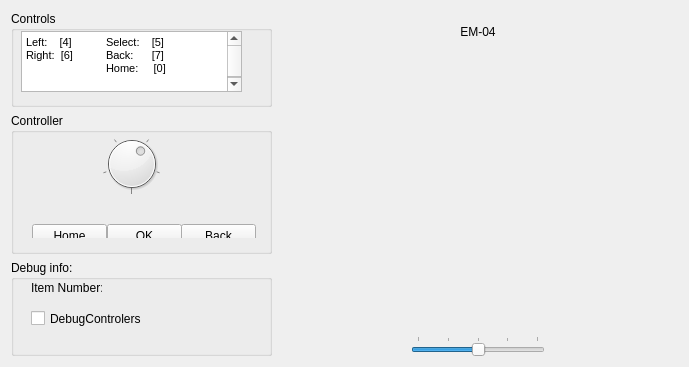
<?xml version="1.0" encoding="UTF-8"?>
<ui version="4.0">
 <class>MenuDialog</class>
 <widget class="QDialog" name="MenuDialog">
  <property name="enabled">
   <bool>true</bool>
  </property>
  <property name="geometry">
   <rect>
    <x>0</x>
    <y>0</y>
    <width>689</width>
    <height>367</height>
   </rect>
  </property>
  <property name="windowTitle">
   <string>MenuDialog</string>
  </property>
  <layout class="QGridLayout" name="gridLayout_2">
   <item row="0" column="0">
    <layout class="QVBoxLayout" name="verticalLayout"/>
   </item>
   <item row="1" column="1">
    <layout class="QVBoxLayout" name="verticalLayout_3">
     <item>
      <widget class="QGroupBox" name="groupBox_2">
       <property name="minimumSize">
        <size>
         <width>251</width>
         <height>91</height>
        </size>
       </property>
       <property name="title">
        <string>Controls</string>
       </property>
       <widget class="QTextBrowser" name="textBrowser">
        <property name="enabled">
         <bool>true</bool>
        </property>
        <property name="geometry">
         <rect>
          <x>10</x>
          <y>20</y>
          <width>221</width>
          <height>61</height>
         </rect>
        </property>
        <property name="minimumSize">
         <size>
          <width>221</width>
          <height>61</height>
         </size>
        </property>
        <property name="focusPolicy">
         <enum>Qt::NoFocus</enum>
        </property>
        <property name="acceptDrops">
         <bool>false</bool>
        </property>
        <property name="html">
         <string>&lt;!DOCTYPE HTML PUBLIC &quot;-//W3C//DTD HTML 4.0//EN&quot; &quot;http://www.w3.org/TR/REC-html40/strict.dtd&quot;&gt;
&lt;html&gt;&lt;head&gt;&lt;meta name=&quot;qrichtext&quot; content=&quot;1&quot; /&gt;&lt;style type=&quot;text/css&quot;&gt;
p, li { white-space: pre-wrap; }
&lt;/style&gt;&lt;/head&gt;&lt;body style=&quot; font-family:'MS Shell Dlg 2'; font-size:8.25pt; font-weight:400; font-style:normal;&quot;&gt;
&lt;p style=&quot; margin-top:0px; margin-bottom:0px; margin-left:0px; margin-right:0px; -qt-block-indent:0; text-indent:0px;&quot;&gt;Left:    [4]	Select:    [5]&lt;/p&gt;
&lt;p style=&quot; margin-top:0px; margin-bottom:0px; margin-left:0px; margin-right:0px; -qt-block-indent:0; text-indent:0px;&quot;&gt;Right:  [6]	Back:      [7]&lt;/p&gt;
&lt;p style=&quot; margin-top:0px; margin-bottom:0px; margin-left:0px; margin-right:0px; -qt-block-indent:0; text-indent:0px;&quot;&gt;	Home:     [0]&lt;/p&gt;
&lt;p style=&quot;-qt-paragraph-type:empty; margin-top:0px; margin-bottom:0px; margin-left:0px; margin-right:0px; -qt-block-indent:0; text-indent:0px;&quot;&gt;&lt;br /&gt;&lt;/p&gt;&lt;/body&gt;&lt;/html&gt;</string>
        </property>
       </widget>
      </widget>
     </item>
     <item>
      <widget class="QGroupBox" name="controllerBox">
       <property name="minimumSize">
        <size>
         <width>261</width>
         <height>141</height>
        </size>
       </property>
       <property name="title">
        <string>Controller</string>
       </property>
       <widget class="QDial" name="controlDial">
        <property name="geometry">
         <rect>
          <x>90</x>
          <y>20</y>
          <width>61</width>
          <height>61</height>
         </rect>
        </property>
        <property name="minimumSize">
         <size>
          <width>61</width>
          <height>61</height>
         </size>
        </property>
        <property name="focusPolicy">
         <enum>Qt::NoFocus</enum>
        </property>
        <property name="minimum">
         <number>2</number>
        </property>
        <property name="maximum">
         <number>7</number>
        </property>
        <property name="value">
         <number>2</number>
        </property>
        <property name="sliderPosition">
         <number>2</number>
        </property>
        <property name="tracking">
         <bool>true</bool>
        </property>
        <property name="invertedAppearance">
         <bool>true</bool>
        </property>
        <property name="invertedControls">
         <bool>true</bool>
        </property>
        <property name="wrapping">
         <bool>true</bool>
        </property>
        <property name="notchesVisible">
         <bool>true</bool>
        </property>
       </widget>
       <widget class="QWidget" name="layoutWidget">
        <property name="geometry">
         <rect>
          <x>10</x>
          <y>100</y>
          <width>239</width>
          <height>25</height>
         </rect>
        </property>
        <property name="minimumSize">
         <size>
          <width>239</width>
          <height>25</height>
         </size>
        </property>
        <layout class="QHBoxLayout" name="horizontalLayout">
         <item>
          <widget class="QPushButton" name="homeButton">
           <property name="minimumSize">
            <size>
             <width>75</width>
             <height>23</height>
            </size>
           </property>
           <property name="focusPolicy">
            <enum>Qt::NoFocus</enum>
           </property>
           <property name="text">
            <string>&amp;Home</string>
           </property>
          </widget>
         </item>
         <item>
          <widget class="QPushButton" name="okButton">
           <property name="minimumSize">
            <size>
             <width>75</width>
             <height>23</height>
            </size>
           </property>
           <property name="focusPolicy">
            <enum>Qt::NoFocus</enum>
           </property>
           <property name="text">
            <string>&amp;OK</string>
           </property>
          </widget>
         </item>
         <item>
          <widget class="QPushButton" name="backButton">
           <property name="minimumSize">
            <size>
             <width>75</width>
             <height>23</height>
            </size>
           </property>
           <property name="focusPolicy">
            <enum>Qt::NoFocus</enum>
           </property>
           <property name="text">
            <string>&amp;Back</string>
           </property>
          </widget>
         </item>
        </layout>
       </widget>
      </widget>
     </item>
     <item>
      <widget class="QGroupBox" name="groupBox">
       <property name="minimumSize">
        <size>
         <width>261</width>
         <height>81</height>
        </size>
       </property>
       <property name="title">
        <string>Debug info:</string>
       </property>
       <widget class="QLabel" name="label_2">
        <property name="geometry">
         <rect>
          <x>20</x>
          <y>20</y>
          <width>71</width>
          <height>16</height>
         </rect>
        </property>
        <property name="minimumSize">
         <size>
          <width>71</width>
          <height>16</height>
         </size>
        </property>
        <property name="text">
         <string>Item Number:</string>
        </property>
       </widget>
       <widget class="QLabel" name="label_3">
        <property name="geometry">
         <rect>
          <x>90</x>
          <y>20</y>
          <width>51</width>
          <height>16</height>
         </rect>
        </property>
        <property name="minimumSize">
         <size>
          <width>51</width>
          <height>16</height>
         </size>
        </property>
        <property name="text">
         <string/>
        </property>
       </widget>
       <widget class="QCheckBox" name="debugCheckBox">
        <property name="geometry">
         <rect>
          <x>20</x>
          <y>50</y>
          <width>121</width>
          <height>17</height>
         </rect>
        </property>
        <property name="minimumSize">
         <size>
          <width>121</width>
          <height>17</height>
         </size>
        </property>
        <property name="focusPolicy">
         <enum>Qt::NoFocus</enum>
        </property>
        <property name="text">
         <string>DebugControlers</string>
        </property>
       </widget>
      </widget>
     </item>
    </layout>
   </item>
   <item row="1" column="2">
    <layout class="QVBoxLayout" name="verticalLayout_2">
     <item>
      <widget class="StackSlide" name="stackSlide">
       <property name="lineWidth">
        <number>7</number>
       </property>
       <property name="currentIndex">
        <number>2</number>
       </property>
       <property name="menuPage">
        <number>2</number>
       </property>
       <property name="wrap">
        <bool>false</bool>
       </property>
       <widget class="QWidget" name="page">
        <widget class="CustomClock" name="customClock">
         <property name="geometry">
          <rect>
           <x>50</x>
           <y>80</y>
           <width>100</width>
           <height>100</height>
          </rect>
         </property>
        </widget>
        <widget class="QProgressBar" name="progressBar">
         <property name="geometry">
          <rect>
           <x>50</x>
           <y>250</y>
           <width>161</width>
           <height>20</height>
          </rect>
         </property>
         <property name="value">
          <number>24</number>
         </property>
        </widget>
        <widget class="QLCDNumber" name="lcdNumber">
         <property name="geometry">
          <rect>
           <x>30</x>
           <y>30</y>
           <width>64</width>
           <height>23</height>
          </rect>
         </property>
        </widget>
        <widget class="QLabel" name="label">
         <property name="geometry">
          <rect>
           <x>150</x>
           <y>30</y>
           <width>81</width>
           <height>21</height>
          </rect>
         </property>
         <property name="text">
          <string>Test Text</string>
         </property>
        </widget>
        <widget class="QPushButton" name="pushButton_13">
         <property name="geometry">
          <rect>
           <x>30</x>
           <y>200</y>
           <width>75</width>
           <height>23</height>
          </rect>
         </property>
         <property name="text">
          <string>PushButton</string>
         </property>
        </widget>
        <widget class="QPushButton" name="pushButton_14">
         <property name="geometry">
          <rect>
           <x>120</x>
           <y>200</y>
           <width>75</width>
           <height>23</height>
          </rect>
         </property>
         <property name="text">
          <string>PushButton</string>
         </property>
        </widget>
       </widget>
       <widget class="QWidget" name="leftPage">
        <widget class="QPushButton" name="quitButton">
         <property name="geometry">
          <rect>
           <x>120</x>
           <y>40</y>
           <width>70</width>
           <height>23</height>
          </rect>
         </property>
         <property name="text">
          <string>Quit</string>
         </property>
        </widget>
        <widget class="QPushButton" name="pushButton_2">
         <property name="geometry">
          <rect>
           <x>90</x>
           <y>80</y>
           <width>75</width>
           <height>23</height>
          </rect>
         </property>
         <property name="text">
          <string>PushButton</string>
         </property>
        </widget>
        <widget class="QPushButton" name="pushButton_3">
         <property name="geometry">
          <rect>
           <x>80</x>
           <y>120</y>
           <width>75</width>
           <height>23</height>
          </rect>
         </property>
         <property name="text">
          <string>PushButton</string>
         </property>
        </widget>
        <widget class="QPushButton" name="pushButton_4">
         <property name="geometry">
          <rect>
           <x>80</x>
           <y>160</y>
           <width>75</width>
           <height>23</height>
          </rect>
         </property>
         <property name="text">
          <string>PushButton</string>
         </property>
        </widget>
        <widget class="QPushButton" name="pushButton_5">
         <property name="geometry">
          <rect>
           <x>90</x>
           <y>200</y>
           <width>75</width>
           <height>23</height>
          </rect>
         </property>
         <property name="text">
          <string>PushButton</string>
         </property>
        </widget>
        <widget class="QPushButton" name="pushButton_6">
         <property name="geometry">
          <rect>
           <x>120</x>
           <y>240</y>
           <width>75</width>
           <height>23</height>
          </rect>
         </property>
         <property name="text">
          <string>PushButton</string>
         </property>
        </widget>
       </widget>
       <widget class="QWidget" name="midPage">
        <layout class="QGridLayout" name="gridLayout">
         <item row="1" column="0">
          <widget class="QtPieMenu" name="qtPieMenu_2">
           <property name="minimumSize">
            <size>
             <width>251</width>
             <height>261</height>
            </size>
           </property>
           <property name="focusPolicy">
            <enum>Qt::ClickFocus</enum>
           </property>
           <property name="selection">
            <number>2</number>
           </property>
          </widget>
         </item>
         <item row="0" column="0">
          <widget class="QLabel" name="selectionLabel">
           <property name="maximumSize">
            <size>
             <width>16777215</width>
             <height>19</height>
            </size>
           </property>
           <property name="text">
            <string>EM-04</string>
           </property>
           <property name="alignment">
            <set>Qt::AlignCenter</set>
           </property>
          </widget>
         </item>
        </layout>
       </widget>
       <widget class="QWidget" name="rightPage">
        <widget class="QPushButton" name="pushButton_12">
         <property name="geometry">
          <rect>
           <x>110</x>
           <y>240</y>
           <width>75</width>
           <height>23</height>
          </rect>
         </property>
         <property name="text">
          <string>PushButton</string>
         </property>
        </widget>
        <widget class="QPushButton" name="pushButton_9">
         <property name="geometry">
          <rect>
           <x>150</x>
           <y>60</y>
           <width>75</width>
           <height>23</height>
          </rect>
         </property>
         <property name="text">
          <string>PushButton</string>
         </property>
        </widget>
        <widget class="QPushButton" name="pushButton_7">
         <property name="geometry">
          <rect>
           <x>110</x>
           <y>30</y>
           <width>70</width>
           <height>23</height>
          </rect>
         </property>
         <property name="text">
          <string>PushButton</string>
         </property>
        </widget>
        <widget class="QPushButton" name="pushButton_10">
         <property name="geometry">
          <rect>
           <x>180</x>
           <y>140</y>
           <width>75</width>
           <height>23</height>
          </rect>
         </property>
         <property name="text">
          <string>PushButton</string>
         </property>
        </widget>
        <widget class="QPushButton" name="pushButton_8">
         <property name="geometry">
          <rect>
           <x>160</x>
           <y>190</y>
           <width>75</width>
           <height>23</height>
          </rect>
         </property>
         <property name="text">
          <string>PushButton</string>
         </property>
        </widget>
        <widget class="QPushButton" name="pushButton_11">
         <property name="geometry">
          <rect>
           <x>180</x>
           <y>100</y>
           <width>75</width>
           <height>23</height>
          </rect>
         </property>
         <property name="text">
          <string>PushButton</string>
         </property>
        </widget>
       </widget>
       <widget class="QWidget" name="page_2">
        <widget class="QDial" name="bassDial">
         <property name="geometry">
          <rect>
           <x>110</x>
           <y>20</y>
           <width>50</width>
           <height>64</height>
          </rect>
         </property>
         <property name="maximum">
          <number>10</number>
         </property>
         <property name="notchTarget">
          <double>17.000000000000000</double>
         </property>
         <property name="notchesVisible">
          <bool>false</bool>
         </property>
        </widget>
        <widget class="QDial" name="trebDial">
         <property name="geometry">
          <rect>
           <x>110</x>
           <y>220</y>
           <width>50</width>
           <height>64</height>
          </rect>
         </property>
         <property name="maximum">
          <number>10</number>
         </property>
         <property name="notchTarget">
          <double>17.000000000000000</double>
         </property>
         <property name="notchesVisible">
          <bool>false</bool>
         </property>
        </widget>
        <widget class="QDial" name="volumeDial">
         <property name="geometry">
          <rect>
           <x>180</x>
           <y>90</y>
           <width>111</width>
           <height>111</height>
          </rect>
         </property>
         <property name="maximum">
          <number>50</number>
         </property>
         <property name="value">
          <number>10</number>
         </property>
         <property name="notchTarget">
          <double>0.750000000000000</double>
         </property>
         <property name="notchesVisible">
          <bool>false</bool>
         </property>
        </widget>
        <widget class="QLabel" name="label_4">
         <property name="geometry">
          <rect>
           <x>170</x>
           <y>40</y>
           <width>47</width>
           <height>13</height>
          </rect>
         </property>
         <property name="text">
          <string>Bass</string>
         </property>
        </widget>
        <widget class="QLabel" name="label_5">
         <property name="geometry">
          <rect>
           <x>160</x>
           <y>250</y>
           <width>47</width>
           <height>13</height>
          </rect>
         </property>
         <property name="text">
          <string>Trebble</string>
         </property>
        </widget>
        <widget class="QLabel" name="label_6">
         <property name="geometry">
          <rect>
           <x>220</x>
           <y>70</y>
           <width>47</width>
           <height>13</height>
          </rect>
         </property>
         <property name="text">
          <string>Volume</string>
         </property>
        </widget>
       </widget>
      </widget>
     </item>
     <item>
      <layout class="QHBoxLayout" name="horizontalLayout_2">
       <item>
        <spacer name="horizontalSpacer">
         <property name="orientation">
          <enum>Qt::Horizontal</enum>
         </property>
         <property name="sizeHint" stdset="0">
          <size>
           <width>40</width>
           <height>20</height>
          </size>
         </property>
        </spacer>
       </item>
       <item>
        <widget class="QSlider" name="horizontalSlider">
         <property name="enabled">
          <bool>true</bool>
         </property>
         <property name="mouseTracking">
          <bool>true</bool>
         </property>
         <property name="focusPolicy">
          <enum>Qt::NoFocus</enum>
         </property>
         <property name="minimum">
          <number>0</number>
         </property>
         <property name="maximum">
          <number>4</number>
         </property>
         <property name="value">
          <number>2</number>
         </property>
         <property name="orientation">
          <enum>Qt::Horizontal</enum>
         </property>
         <property name="tickPosition">
          <enum>QSlider::TicksAbove</enum>
         </property>
         <property name="tickInterval">
          <number>1</number>
         </property>
        </widget>
       </item>
       <item>
        <spacer name="horizontalSpacer_2">
         <property name="orientation">
          <enum>Qt::Horizontal</enum>
         </property>
         <property name="sizeHint" stdset="0">
          <size>
           <width>40</width>
           <height>20</height>
          </size>
         </property>
        </spacer>
       </item>
      </layout>
     </item>
    </layout>
   </item>
  </layout>
 </widget>
 <layoutdefault spacing="6" margin="11"/>
 <customwidgets>
  <customwidget>
   <class>CustomClock</class>
   <extends>QWidget</extends>
   <header>CustomClock.h</header>
  </customwidget>
  <customwidget>
   <class>QtPieMenu</class>
   <extends>QWidget</extends>
   <header>QtPieMenu.h</header>
  </customwidget>
  <customwidget>
   <class>StackSlide</class>
   <extends>QStackedWidget</extends>
   <header>StackSlide.h</header>
  </customwidget>
 </customwidgets>
 <tabstops>
  <tabstop>pushButton_13</tabstop>
  <tabstop>pushButton_14</tabstop>
  <tabstop>quitButton</tabstop>
  <tabstop>pushButton_2</tabstop>
  <tabstop>pushButton_3</tabstop>
  <tabstop>pushButton_4</tabstop>
  <tabstop>pushButton_5</tabstop>
  <tabstop>pushButton_6</tabstop>
  <tabstop>pushButton_7</tabstop>
  <tabstop>pushButton_9</tabstop>
  <tabstop>pushButton_11</tabstop>
  <tabstop>pushButton_10</tabstop>
  <tabstop>pushButton_8</tabstop>
  <tabstop>pushButton_12</tabstop>
  <tabstop>bassDial</tabstop>
  <tabstop>volumeDial</tabstop>
  <tabstop>trebDial</tabstop>
 </tabstops>
 <resources/>
 <connections>
  <connection>
   <sender>okButton</sender>
   <signal>clicked()</signal>
   <receiver>qtPieMenu_2</receiver>
   <slot>select()</slot>
   <hints>
    <hint type="sourcelabel">
     <x>159</x>
     <y>211</y>
    </hint>
    <hint type="destinationlabel">
     <x>479</x>
     <y>233</y>
    </hint>
   </hints>
  </connection>
  <connection>
   <sender>qtPieMenu_2</sender>
   <signal>itemSelect(int)</signal>
   <receiver>stackSlide</receiver>
   <slot>slideInIdx(int)</slot>
   <hints>
    <hint type="sourcelabel">
     <x>439</x>
     <y>208</y>
    </hint>
    <hint type="destinationlabel">
     <x>356</x>
     <y>94</y>
    </hint>
   </hints>
  </connection>
  <connection>
   <sender>homeButton</sender>
   <signal>clicked()</signal>
   <receiver>stackSlide</receiver>
   <slot>slideHome()</slot>
   <hints>
    <hint type="sourcelabel">
     <x>93</x>
     <y>212</y>
    </hint>
    <hint type="destinationlabel">
     <x>362</x>
     <y>299</y>
    </hint>
   </hints>
  </connection>
  <connection>
   <sender>horizontalSlider</sender>
   <signal>valueChanged(int)</signal>
   <receiver>stackSlide</receiver>
   <slot>slideInIdx(int)</slot>
   <hints>
    <hint type="sourcelabel">
     <x>556</x>
     <y>353</y>
    </hint>
    <hint type="destinationlabel">
     <x>647</x>
     <y>305</y>
    </hint>
   </hints>
  </connection>
  <connection>
   <sender>qtPieMenu_2</sender>
   <signal>itemName(QString)</signal>
   <receiver>selectionLabel</receiver>
   <slot>setText(QString)</slot>
   <hints>
    <hint type="sourcelabel">
     <x>466</x>
     <y>133</y>
    </hint>
    <hint type="destinationlabel">
     <x>496</x>
     <y>179</y>
    </hint>
   </hints>
  </connection>
  <connection>
   <sender>qtPieMenu_2</sender>
   <signal>itemSelect(int)</signal>
   <receiver>label_3</receiver>
   <slot>setNum(int)</slot>
   <hints>
    <hint type="sourcelabel">
     <x>447</x>
     <y>224</y>
    </hint>
    <hint type="destinationlabel">
     <x>164</x>
     <y>289</y>
    </hint>
   </hints>
  </connection>
  <connection>
   <sender>debugCheckBox</sender>
   <signal>toggled(bool)</signal>
   <receiver>controllerBox</receiver>
   <slot>setEnabled(bool)</slot>
   <hints>
    <hint type="sourcelabel">
     <x>78</x>
     <y>331</y>
    </hint>
    <hint type="destinationlabel">
     <x>69</x>
     <y>111</y>
    </hint>
   </hints>
  </connection>
  <connection>
   <sender>debugCheckBox</sender>
   <signal>toggled(bool)</signal>
   <receiver>horizontalSlider</receiver>
   <slot>setEnabled(bool)</slot>
   <hints>
    <hint type="sourcelabel">
     <x>173</x>
     <y>333</y>
    </hint>
    <hint type="destinationlabel">
     <x>450</x>
     <y>357</y>
    </hint>
   </hints>
  </connection>
 </connections>
</ui>
